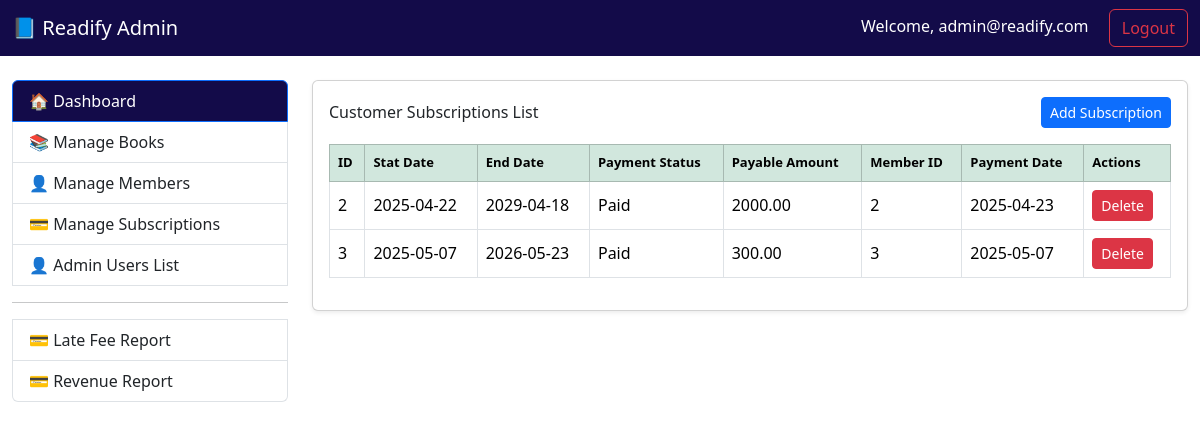
The page /customer-subscriptions (signed in) on the database its author committed.
### tables this page shows
CREATE TABLE `customer_subscriptions` (
  `id` int(11) NOT NULL,
  `member_id` int(11) DEFAULT NULL,
  `start_date` date NOT NULL,
  `end_date` date NOT NULL,
  `payment_status` varchar(20) NOT NULL,
  `payable_amount` decimal(10,2) NOT NULL,
  `payment_date` date DEFAULT NULL,
  `created_at` timestamp NOT NULL DEFAULT current_timestamp(),
  `updated_at` timestamp NOT NULL DEFAULT current_timestamp() ON UPDATE current_timestamp()
);

### core/Controller.php (called while the page is built, shortened)
<?php
abstract class Controller {
    protected function view($view, $data = []) {
        extract($data);
        require_once "../views/{$view}.php";
    }
}

### controllers/CustomerSubscriptionsController.php (called while the page is built, shortened)
<?php
require_once '../core/Controller.php';
require_once '../models/CustomerSubscriptions.php';
class CustomerSubscriptionsController extends Controller {
    public function index() {
        try {
            $subscriptions = new CustomerSubscriptions();
            $getMembers = new Members();
            $getSubscriptions = $subscriptions->getSubscriptions();
            return $this->view('customer-subscriptions', [
                'getSubscriptions' => $getSubscriptions,
                'members' => $getMembers->index(),
            ]);
        } catch (\Exception $e) {
            error_log($e->getMessage());
            echo "An error occurred while loading the page.";
        }
    }
}

### public/index.php (called while the page is built, shortened)
<?php
require_once '../routes/web.php';

### core/Model.php (called while the page is built, shortened)
<?php
require_once __DIR__ . '/../config/Database.php';
abstract class Model {
    public function __construct() {
        $database = new Database();
        $database->connect();
        $this->db = $database->pdo;
    }
}

### config/Database.php (called while the page is built, shortened)
<?php
class Database {
    public function connect() {
        $host = 'localhost';
        $db = 'readify';
        $user = 'root';
        $pass = '';
        $charset = 'utf8mb4';
        $dsn = "mysql:host=$host;dbname=$db;charset=$charset";
        try {
            $this->pdo = new PDO($dsn, $user, $pass);
            $this->pdo->setAttribute(PDO::ATTR_ERRMODE, PDO::ERRMODE_EXCEPTION);
            return $this->pdo;
        } catch (PDOException $e) {
            die("Connection failed: " . $e->getMessage());
        }
    }
}

### models/CustomerSubscriptions.php (called while the page is built, shortened)
<?php
require_once '../core/Model.php';
class CustomerSubscriptions extends Model {
    public function getSubscriptions() {
        try {
            $stmt = $this->db->prepare("
                SELECT * FROM customer_subscriptions
            ");
            $stmt->execute();
            return $stmt->fetchAll(PDO::FETCH_OBJ);
        } catch (PDOException $e) {
            error_log($e->getMessage());
            return [];
        }
    }
}
?>

### core/MakeUrl.php (called while the page is built)
<?php
class MakeUrl
{
    function url($path = '')
    {
        $protocol = (!empty($_SERVER['HTTPS']) && $_SERVER['HTTPS'] !== 'off') ? 'https://' : 'http://';
        $host = $_SERVER['HTTP_HOST'];
        $scriptDir = rtrim(str_replace(basename($_SERVER['SCRIPT_NAME']), '', $_SERVER['SCRIPT_NAME']), '/');
        $baseUrl = $protocol . $host . $scriptDir;
        $baseUrl = rtrim($baseUrl, '/');
        $path = ltrim($path, '/');
        return $baseUrl . '/' . $path;
    }
}
?>

### views/customer-subscriptions.php (the view, shortened to what this page needs)
<?php
    require_once 'layouts/page-header.php';
    require_once 'layouts/navbar.php';
?>
<div class="container-fluid mt-4">
    <div class="row mt-4">
    <?php require_once 'layouts/sidebar.php'; ?>
    <div class="col-md-9">
        <div class="card shadow-sm">
            <div class="card-body">
                <div class="d-flex justify-content-between align-items-center mb-3">
                    <h6 class="mb-0">Customer Subscriptions List</h6>
                    <button class="btn btn-primary btn-sm" data-bs-toggle="modal" data-bs-target="#addCusSubsModal">
                        Add Subscription
                    </button>
                </div>
                    <?php if (!empty($getSubscriptions)) : ?>
                        <div class="table-responsive">
                            <table class="table table-bordered table-hover align-middle">
                                <thead class="table-success">
                                    <tr>
                                        <th>ID</th>
                                        <th>Stat Date</th>
                                        <th>End Date</th>
                                        <th>Payment Status</th>
                                        <th>Payable Amount</th>
                                        <th>Member ID</th>
                                        <th>Payment Date</th>
                                        <th>Actions</th>
                                    </tr>
                                </thead>
                                <tbody>
                                    <?php foreach ($getSubscriptions as $subs) : ?>
                                        <tr>
                                            <td><?= htmlspecialchars($subs->id) ?></td>
                                            <td><?= htmlspecialchars($subs->start_date) ?></td>
                                            <td><?= htmlspecialchars($subs->end_date) ?></td>
                                            <td><?= htmlspecialchars($subs->payment_status==1?'Paid':'Unpaid') ?></td>
                                            <td><?= htmlspecialchars($subs->payable_amount) ?></td>
                                            <td><?= htmlspecialchars($subs->member_id) ?></td>
                                            <td><?= htmlspecialchars($subs->payment_date) ?></td>
                                            <td>
                                                <form method="GET" action="<?php echo $url->url('CusSubss/delete'); ?>">
                                                    <button type="submit" name="delete_CusSubs" class="btn btn-danger btn-sm" onclick="return confirm('Are you sure you want to delete this CusSubs?')">Delete</button>
                                                </form>
                                            </td>
                                        </tr>
                                    <?php endforeach; ?>
                                </tbody>
                            </table>
                        </div>
                    <?php else : ?>
                    <div class="alert alert-info">No Customer Subscriptions found.</div>
                        <?php endif; ?>
                    </div>
                </div>
        </div>
</div>
</div>
<?php require_once 'layouts/page-footer.php'; ?>

### views/customer-subscriptions.php (style rules this page uses)
th { font-weight: bold; font-size: 13px; }

### rows shown on the page
customer_subscriptions: id "2", start_date "2025-04-22", end_date "2029-04-18", payment_status "Paid", payable_amount "2000.00", member "2", payment_date "2025-04-23"
customer_subscriptions: id "3", start_date "2025-05-07", end_date "2026-05-23", payment_status "Paid", payable_amount "300.00", member "3", payment_date "2025-05-07"

### other values the page prints
$_SESSION['admin']['email'] "admin@readify.com"
